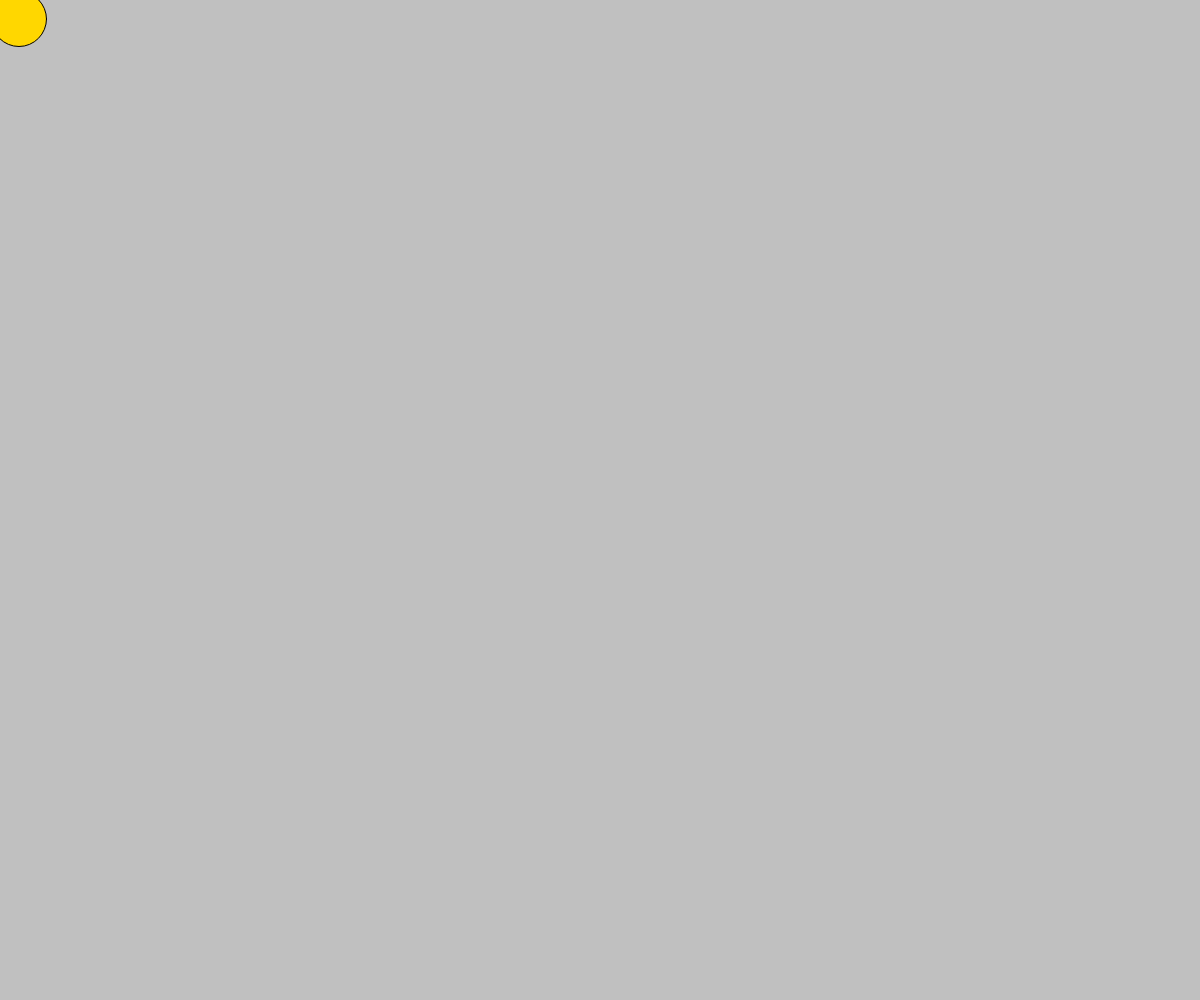
Frame 1 (no input)
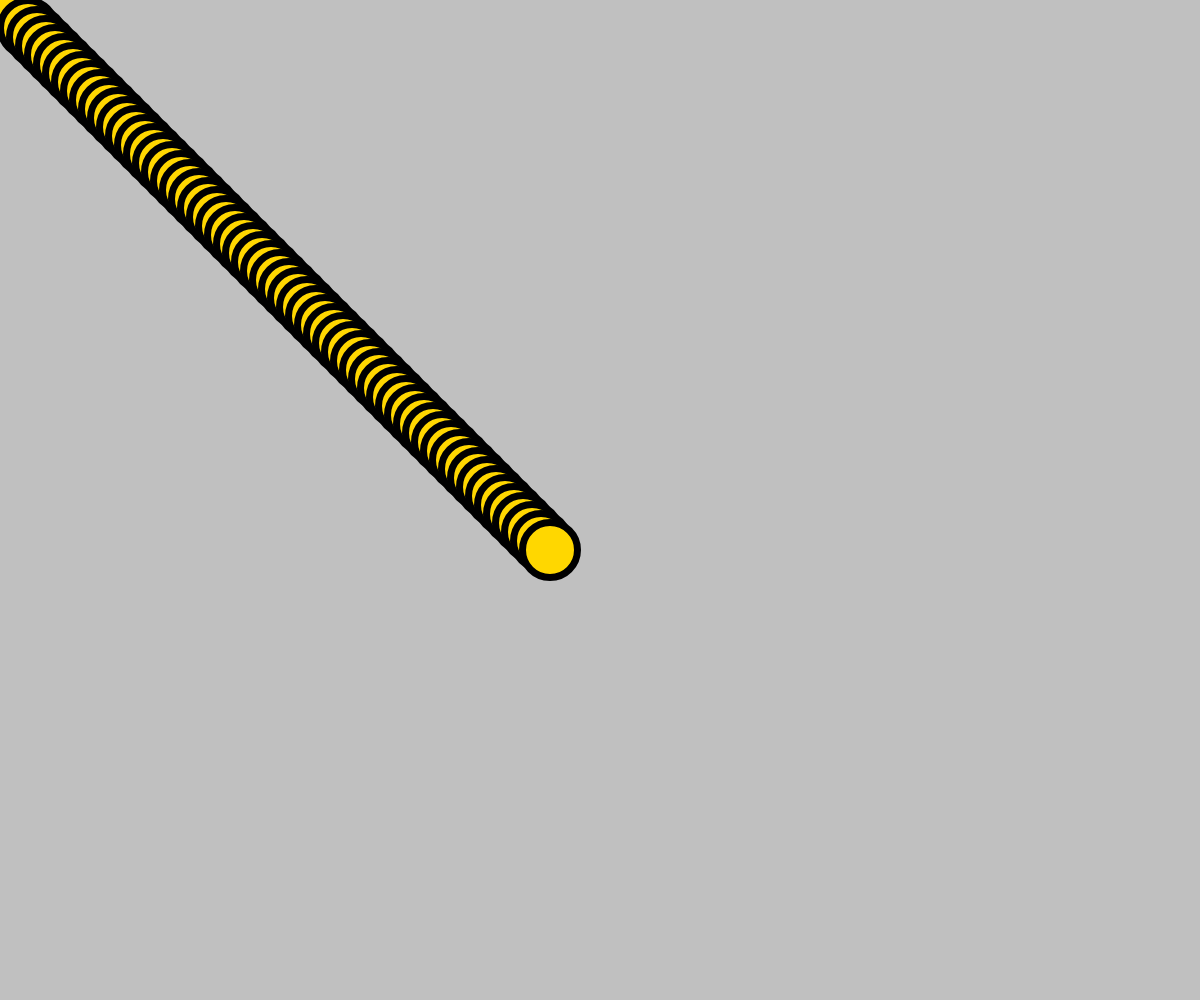
Frame 60 (no input)
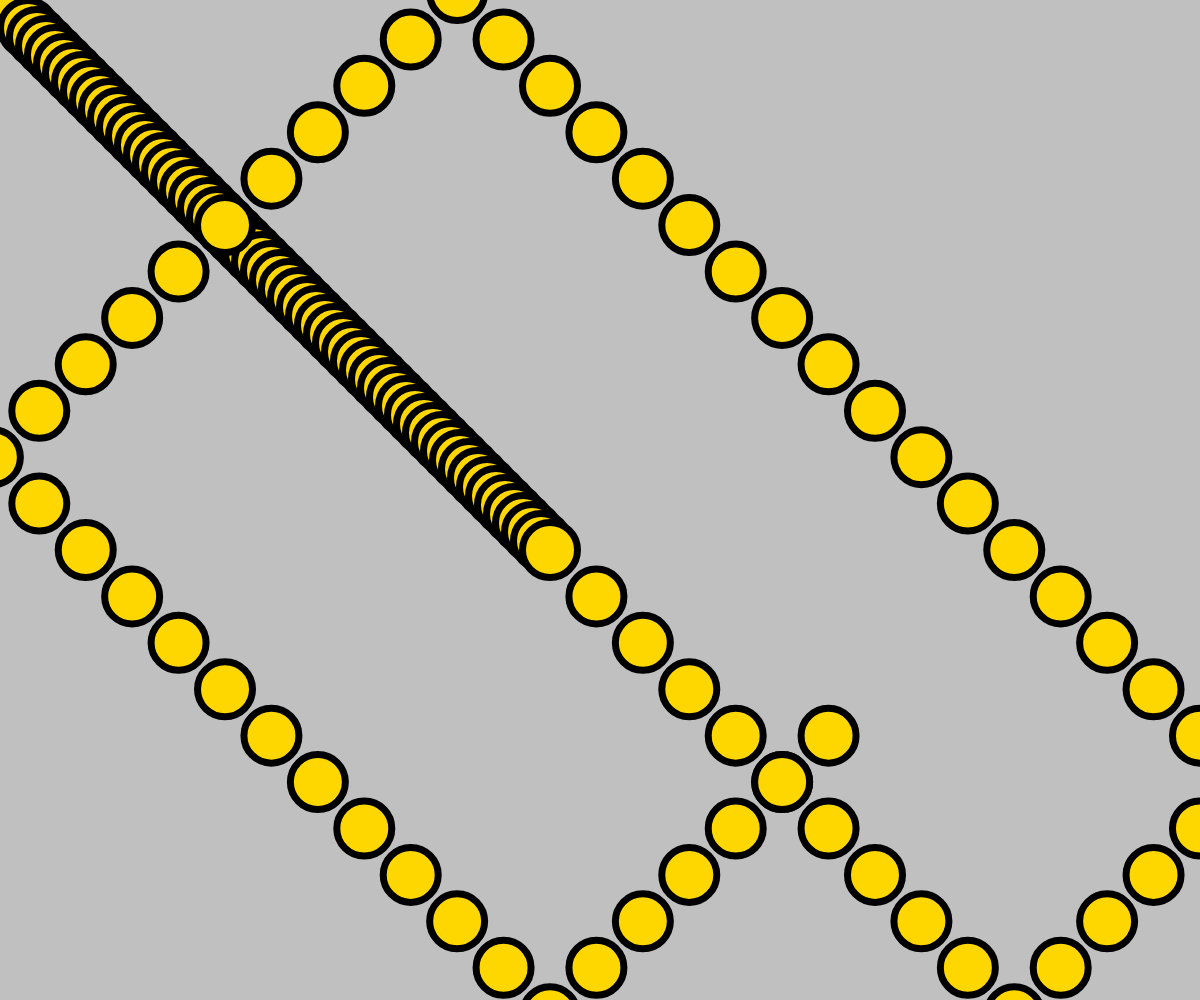
Frame 120 (the mouse pressed at the canvas centre since frame 60)

The p5.js sketch that drew these frames (run headless with seeded random() and noise() and a simulated clock; from frame 60 on, the mouse is pressed at the canvas centre):

// p5.js sketch
// ── sketch.js
var ball = {};

//changing the ball.width
ball.width = 55;

ball.x = 10;
ball.y = 10;

//altering the ball's spacing along the canvas
ball.delta_x = 3;
ball.delta_y = 3;
ball.scale_x = 3;
ball.scale_y = 3;

function setup() {

//changing the canvas' size and background color
    createCanvas ( windowWidth, windowHeight );
    background ( 'silver' );

}

function draw() {

    ball.x += ball.delta_x * ball.scale_x;
    ball.y += ball.delta_y * ball.scale_y;


    if ( ball.x >= width || ball.x <= 0 ) {
        ball.delta_x = -1 * ball.delta_x;
    }
    if ( ball.y >= height || ball.y <= 0 ) {
        ball.delta_y = -1 * ball.delta_y;
    }

//changing the ball's color and appearence
    fill( 'gold' );
    ellipse ( ball.x, ball.y, ball.width, ball.width );
    stroke ( 'black' );
    strokeWeight ( 7 );

}

function mousePressed() {

//changing the ball's speed
    ball.scale_x = map( mouseX, 2, width, 1, 30 );
    ball.scale_y = map( mouseY, 2, height, 1, 30 );;

}
